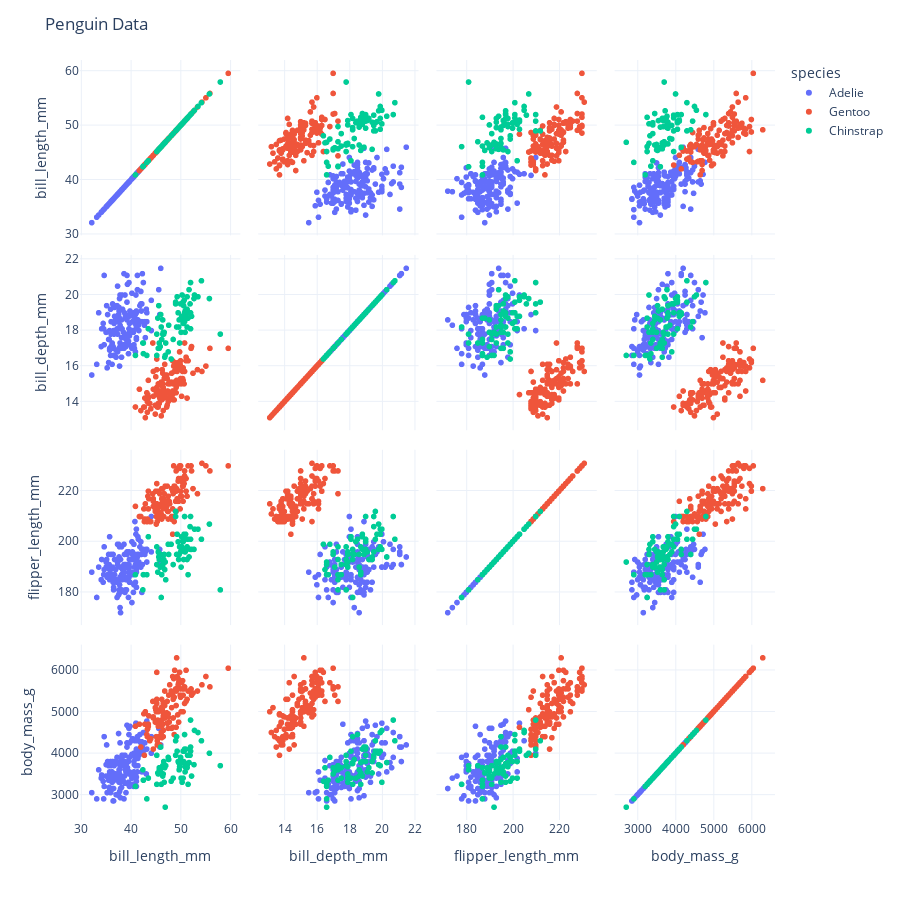

Here is the notebook cell this chart was saved with:
### Markdown cell above
Now that we have taken care of our missing data values, let's use plotly to create some visualizations! Below you will see the scatter matrix of the penguins dataset, specifically around the columns 'bill_length_mm', 'bill_depth_mm', 'flipper_length_mm', and 'body_mass_g'.

What patterns can you begin to spot in our data?

### Code cell
# Plot scatter matrix.
fig = px.scatter_matrix(df, dimensions=["bill_length_mm", "bill_depth_mm", "flipper_length_mm", "body_mass_g"], color="species")
fig.update_layout(title="Penguin Data", template = "plotly_white", width=900, height=900)
fig.show()

### Figure 1 — Plotly figure (JSON) as saved in the notebook; plotly's stock layout.template omitted (floating-point values rounded to 4 significant figures; data arrays with more than 128 entries replaced by an {"elided": "..."} marker saying what was removed)
{"data": [{"dimensions": [{"axis": {"matches": true}, "label": "bill_length_mm", "values": {"elided": "152 float values"}}, {"axis": {"matches": true}, "label": "bill_depth_mm", "values": {"elided": "152 float values"}}, {"axis": {"matches": true}, "label": "flipper_length_mm", "values": {"elided": "152 int values"}}, {"axis": {"matches": true}, "label": "body_mass_g", "values": {"elided": "152 int values"}}], "hovertemplate": "species=Adelie<br>%{xaxis.title.text}=%{x}<br>%{yaxis.title.text}=%{y}<extra></extra>", "legendgroup": "Adelie", "marker": {"color": "#636efa", "symbol": "circle"}, "name": "Adelie", "showlegend": true, "type": "splom"}, {"dimensions": [{"axis": {"matches": true}, "label": "bill_length_mm", "values": [46.1, 50, 48.7, 50, 47.6, 46.5, 45.4, 46.7, 43.3, 46.8, 40.9, 49, 45.5, 48.4, 45.8, 49.3, 42, 49.2, 46.2, 48.7, 50.2, 45.1, 46.5, 46.3, 42.9, 46.1, 44.5, 47.8, 48.2, 50, 47.3, 42.8, 45.1, 59.6, 49.1, 48.4, 42.6, 44.4, 44, 48.7, 42.7, 49.6, 45.3, 49.6, 50.5, 43.6, 45.5, 50.5, 44.9, 45.2, 46.6, 48.5, 45.1, 50.1, 46.5, 45, 43.8, 45.5, 43.2, 50.4, 45.3, 46.2, 45.7, 54.3, 45.8, 49.8, 46.2, 49.5, 43.5, 50.7, 47.7, 46.4, 48.2, 46.5, 46.4, 48.6, 47.5, 51.1, 45.2, 45.2, 49.1, 52.5, 47.4, 50, 44.9, 50.8, 43.4, 51.3, 47.5, 52.1, 47.5, 52.2, 45.5, 49.5, 44.5, 50.8, 49.4, 46.9, 48.4, 51.1, 48.5, 55.9, 47.2, 49.1, 47.3, 46.8, 41.7, 53.4, 43.3, 48.1, 50.5, 49.8, 43.5, 51.5, 46.2, 55.1, 44.5, 48.8, 47.2, null, 46.8, 50.4, 45.2, 49.9]}, {"axis": {"matches": true}, "label": "bill_depth_mm", "values": [13.2, 16.3, 14.1, 15.2, 14.5, 13.5, 14.6, 15.3, 13.4, 15.4, 13.7, 16.1, 13.7, 14.6, 14.6, 15.7, 13.5, 15.2, 14.5, 15.1, 14.3, 14.5, 14.5, 15.8, 13.1, 15.1, 14.3, 15, 14.3, 15.3, 15.3, 14.2, 14.5, 17, 14.8, 16.3, 13.7, 17.3, 13.6, 15.7, 13.7, 16, 13.7, 15, 15.9, 13.9, 13.9, 15.9, 13.3, 15.8, 14.2, 14.1, 14.4, 15, 14.4, 15.4, 13.9, 15, 14.5, 15.3, 13.8, 14.9, 13.9, 15.7, 14.2, 16.8, 14.4, 16.2, 14.2, 15, 15, 15.6, 15.6, 14.8, 15, 16, 14.2, 16.3, 13.8, 16.4, 14.5, 15.6, 14.6, 15.9, 13.8, 17.3, 14.4, 14.2, 14, 17, 15, 17.1, 14.5, 16.1, 14.7, 15.7, 15.8, 14.6, 14.4, 16.5, 15, 17, 15.5, 15, 13.8, 16.1, 14.7, 15.8, 14, 15.1, 15.2, 15.9, 15.2, 16.3, 14.1, 16, 15.7, 16.2, 13.7, null, 14.3, 15.7, 14.8, 16.1]}, {"axis": {"matches": true}, "label": "flipper_length_mm", "values": [211, 230, 210, 218, 215, 210, 211, 219, 209, 215, 214, 216, 214, 213, 210, 217, 210, 221, 209, 222, 218, 215, 213, 215, 215, 215, 216, 215, 210, 220, 222, 209, 207, 230, 220, 220, 213, 219, 208, 208, 208, 225, 210, 216, 222, 217, 210, 225, 213, 215, 210, 220, 210, 225, 217, 220, 208, 220, 208, 224, 208, 221, 214, 231, 219, 230, 214, 229, 220, 223, 216, 221, 221, 217, 216, 230, 209, 220, 215, 223, 212, 221, 212, 224, 212, 228, 218, 218, 212, 230, 218, 228, 212, 224, 214, 226, 216, 222, 203, 225, 219, 228, 215, 228, 216, 215, 210, 219, 208, 209, 216, 229, 213, 230, 217, 230, 217, 222, 214, null, 215, 222, 212, 213]}, {"axis": {"matches": true}, "label": "body_mass_g", "values": [4500, 5700, 4450, 5700, 5400, 4550, 4800, 5200, 4400, 5150, 4650, 5550, 4650, 5850, 4200, 5850, 4150, 6300, 4800, 5350, 5700, 5000, 4400, 5050, 5000, 5100, 4100, 5650, 4600, 5550, 5250, 4700, 5050, 6050, 5150, 5400, 4950, 5250, 4350, 5350, 3950, 5700, 4300, 4750, 5550, 4900, 4200, 5400, 5100, 5300, 4850, 5300, 4400, 5000, 4900, 5050, 4300, 5000, 4450, 5550, 4200, 5300, 4400, 5650, 4700, 5700, 4650, 5800, 4700, 5550, 4750, 5000, 5100, 5200, 4700, 5800, 4600, 6000, 4750, 5950, 4625, 5450, 4725, 5350, 4750, 5600, 4600, 5300, 4875, 5550, 4950, 5400, 4750, 5650, 4850, 5200, 4925, 4875, 4625, 5250, 4850, 5600, 4975, 5500, 4725, 5500, 4700, 5500, 4575, 5500, 5000, 5950, 4650, 5500, 4375, 5850, 4875, 6000, 4925, null, 4850, 5750, 5200, 5400]}], "hovertemplate": "species=Gentoo<br>%{xaxis.title.text}=%{x}<br>%{yaxis.title.text}=%{y}<extra></extra>", "legendgroup": "Gentoo", "marker": {"color": "#EF553B", "symbol": "circle"}, "name": "Gentoo", "showlegend": true, "type": "splom"}, {"dimensions": [{"axis": {"matches": true}, "label": "bill_length_mm", "values": [46.5, 50, 51.3, 45.4, 52.7, 45.2, 46.1, 51.3, 46, 51.3, 46.6, 51.7, 47, 52, 45.9, 50.5, 50.3, 58, 46.4, 49.2, 42.4, 48.5, 43.2, 50.6, 46.7, 52, 50.5, 49.5, 46.4, 52.8, 40.9, 54.2, 42.5, 51, 49.7, 47.5, 47.6, 52, 46.9, 53.5, 49, 46.2, 50.9, 45.5, 50.9, 50.8, 50.1, 49, 51.5, 49.8, 48.1, 51.4, 45.7, 50.7, 42.5, 52.2, 45.2, 49.3, 50.2, 45.6, 51.9, 46.8, 45.7, 55.8, 43.5, 49.6, 50.8, 50.2]}, {"axis": {"matches": true}, "label": "bill_depth_mm", "values": [17.9, 19.5, 19.2, 18.7, 19.8, 17.8, 18.2, 18.2, 18.9, 19.9, 17.8, 20.3, 17.3, 18.1, 17.1, 19.6, 20, 17.8, 18.6, 18.2, 17.3, 17.5, 16.6, 19.4, 17.9, 19, 18.4, 19, 17.8, 20, 16.6, 20.8, 16.7, 18.8, 18.6, 16.8, 18.3, 20.7, 16.6, 19.9, 19.5, 17.5, 19.1, 17, 17.9, 18.5, 17.9, 19.6, 18.7, 17.3, 16.4, 19, 17.3, 19.7, 17.3, 18.8, 16.6, 19.9, 18.8, 19.4, 19.5, 16.5, 17, 19.8, 18.1, 18.2, 19, 18.7]}, {"axis": {"matches": true}, "label": "flipper_length_mm", "values": [192, 196, 193, 188, 197, 198, 178, 197, 195, 198, 193, 194, 185, 201, 190, 201, 197, 181, 190, 195, 181, 191, 187, 193, 195, 197, 200, 200, 191, 205, 187, 201, 187, 203, 195, 199, 195, 210, 192, 205, 210, 187, 196, 196, 196, 201, 190, 212, 187, 198, 199, 201, 193, 203, 187, 197, 191, 203, 202, 194, 206, 189, 195, 207, 202, 193, 210, 198]}, {"axis": {"matches": true}, "label": "body_mass_g", "values": [3500, 3900, 3650, 3525, 3725, 3950, 3250, 3750, 4150, 3700, 3800, 3775, 3700, 4050, 3575, 4050, 3300, 3700, 3450, 4400, 3600, 3400, 2900, 3800, 3300, 4150, 3400, 3800, 3700, 4550, 3200, 4300, 3350, 4100, 3600, 3900, 3850, 4800, 2700, 4500, 3950, 3650, 3550, 3500, 3675, 4450, 3400, 4300, 3250, 3675, 3325, 3950, 3600, 4050, 3350, 3450, 3250, 4050, 3800, 3525, 3950, 3650, 3650, 4000, 3400, 3775, 4100, 3775]}], "hovertemplate": "species=Chinstrap<br>%{xaxis.title.text}=%{x}<br>%{yaxis.title.text}=%{y}<extra></extra>", "legendgroup": "Chinstrap", "marker": {"color": "#00cc96", "symbol": "circle"}, "name": "Chinstrap", "showlegend": true, "type": "splom"}], "layout": {"dragmode": "select", "height": 900, "legend": {"title": {"text": "species"}, "tracegroupgap": 0}, "margin": {"t": 60}, "title": {"text": "Penguin Data"}, "width": 900}}
